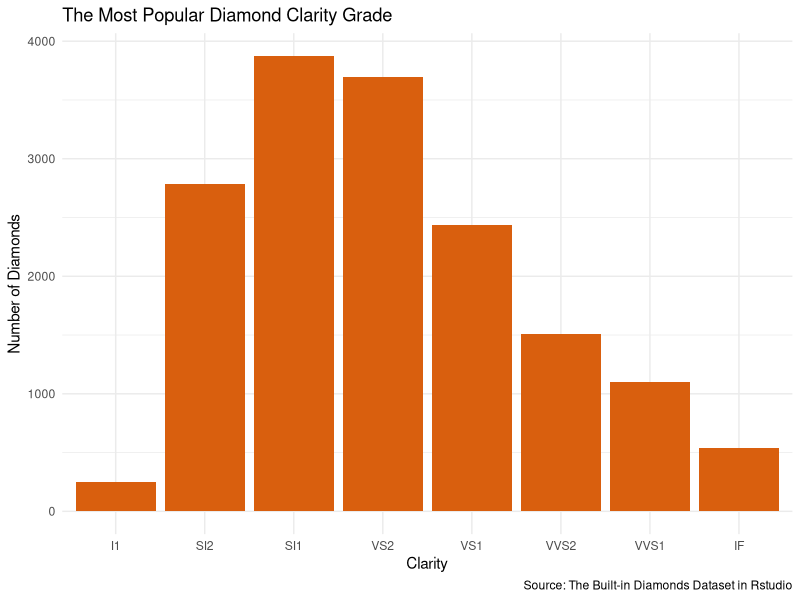
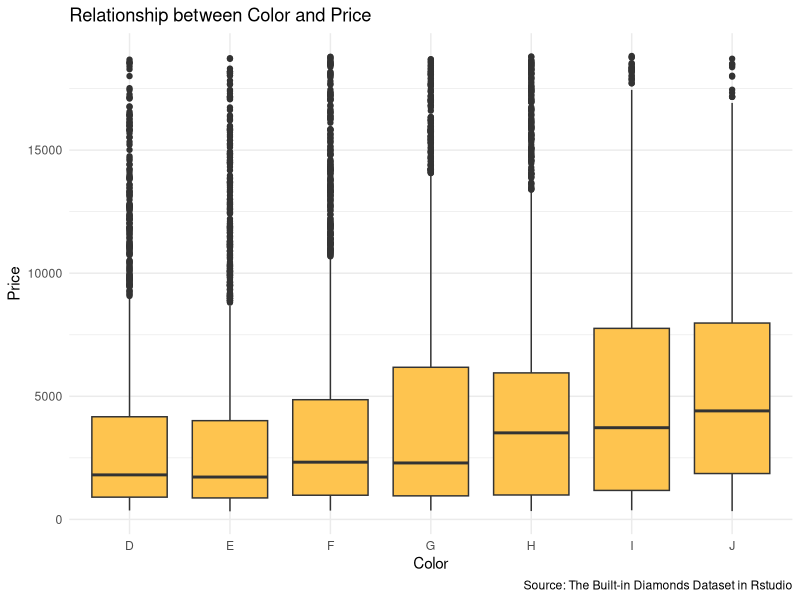
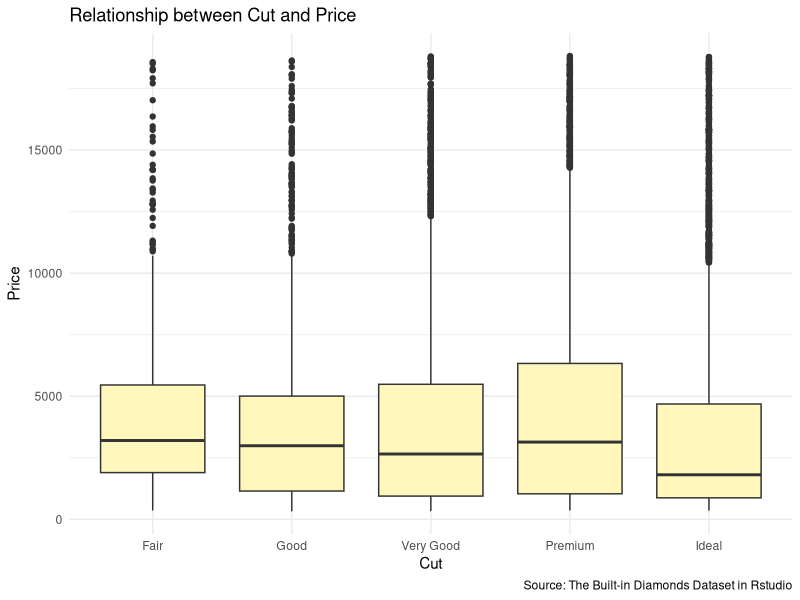
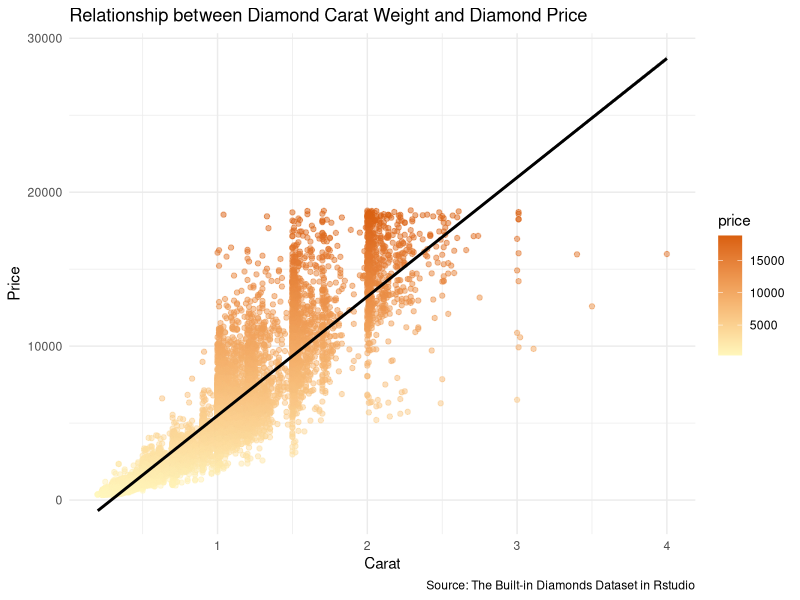
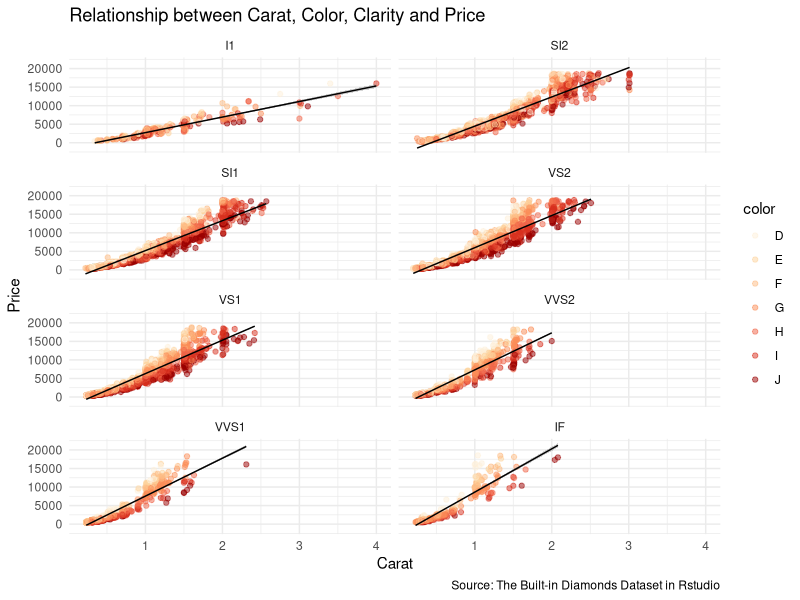

Here is the R script that generated these plots, in order:

# Create 5 questions about data visualization with built-in “diamonds” dataset in Rstudio

# install packages
library(ggplot2)
library(tidyverse)
library(ggthemes)

set.seed(5)
mini_diamonds <- sample_frac(diamonds, 0.3)

# Question 1: Which is the most popular diamond clarity grade?

ggplot(mini_diamonds, aes(clarity)) +
  geom_bar(fill = "#d95f0e") +
  theme_minimal() +
  labs(title = "The Most Popular Diamond Clarity Grade",
    x = "Clarity",
    y = "Number of Diamonds",
    caption = "Source: The Built-in Diamonds Dataset in Rstudio")

# Question 2: Create a chart showing the relationship between color and price

ggplot(mini_diamonds, aes(color, price)) +
  geom_boxplot(fill = "#fec44f") +
  theme_minimal() +
  labs(title = "Relationship between Color and Price",
    x = "Color",
    y = "Price",
    caption = "Source: The Built-in Diamonds Dataset in Rstudio")

diamonds %>%
  group_by(color) %>%
  summarize(avg_color_price = mean(price),
  med_color_price = median(price))

# Question 3: Create a chart showing the distribution of diamond cut

ggplot(mini_diamonds, aes(cut, price)) + 
  geom_boxplot(fill = "#fff7bc") +
  theme_minimal() +
  labs(title = "Relationship between Cut and Price",
    x = "Cut",
    y = "Price",
    caption = "Source: The Built-in Diamonds Dataset in Rstudio")

diamonds %>%
  group_by(cut) %>%
  summarize(avg_cut_price = mean(price),
  med_cut_price = median(price))

# Question 4: Create a chart showing the relationship between diamond carat weight and diamond price

ggplot(mini_diamonds, 
       aes(x = carat, y = price, col = price)) +
  geom_point(alpha = 0.5) +
  geom_smooth(method = "lm", col = "black") + 
  theme_minimal() +
  scale_color_gradient(
    low = "#fff7bc", 
    high = "#d95f0e") +
  labs(
    title = "Relationship between Diamond Carat Weight and Diamond Price",
    x = "Carat",
    y = "Price",
    caption = "Source: The Built-in Diamonds Dataset in Rstudio")

# Question 5: Create the chart showing the relationship between carat, color, clarity, and price

ggplot(mini_diamonds, 
       aes(x = carat, y = price, col = color)) +
  geom_point(alpha = 0.5) +
  geom_smooth(method = "lm", col = "black", linewidth = 0.5) + 
  theme_minimal() +
  facet_wrap(~clarity, ncol = 2) +
  scale_color_brewer(type = "seq",
                     palette = 8) +
  labs(title = "Relationship between Carat, Color, Clarity and Price",
       x = "Carat",
       y = "Price",
       caption = "Source: The Built-in Diamonds Dataset in Rstudio")

